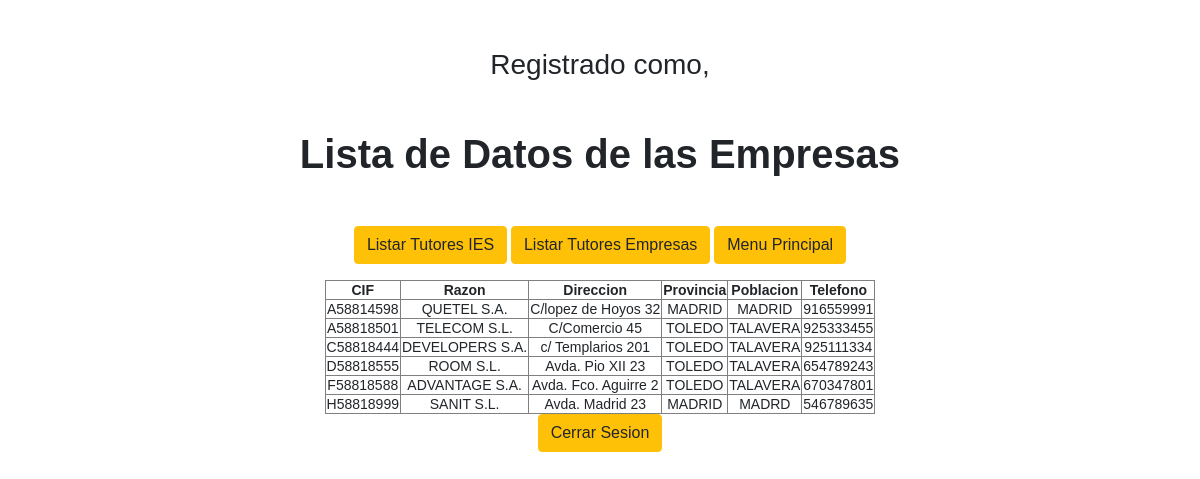
The page /fct/empresas.php (signed in) on the database its author committed.
### tables this page shows
CREATE TABLE `empresas` (
  `CIF` varchar(9) NOT NULL,
  `RAZON` varchar(20) NOT NULL,
  `TELEFONO` int(9) NOT NULL,
  `DIRECCION` varchar(40) NOT NULL,
  `POBLACION` varchar(40) NOT NULL,
  `PROVINCIA` varchar(20) NOT NULL
);

### fct/funciones/funcionesBD.php (called while the page is built, shortened)
<?php
function conexionBD()
{
    $servername = "localhost:3307";
    $username = "root";
    $password = "";
    $database = "fct";
    $conexion = mysqli_connect($servername, $username, $password, $database);
    if ($conexion->connect_error) {
        echo "Fallo al conectar con la BD";
        return null;
    } else
        return $conexion;
}
function listaEmpresas()
{
    $sql = "SELECT * FROM empresas";
    $con = conexionBD();
    if (!$con) {
        return null;
    } else {
        $con->set_charset("utf8");
        $resultado = $con->query($sql);
        if ($resultado != null) {
            return $resultado;
        } else {
            echo "No se ha ejecutado la consulta";
            $con->close();
        }
    }
}

### fct/empresas.php (the view, shortened to what this page needs)
<?php
include ("funciones/funcionesBD.php");
?>
<!DOCTYPE html>
<html lang="en">
<head>
    <link rel="stylesheet" href="https://stackpath.bootstrapcdn.com/bootstrap/4.5.2/css/bootstrap.min.css">
</head>
<body>
    <h3 class="my-5">Registrado como, <b><?php echo htmlspecialchars($_SESSION["username"]); ?></b></h3>
    <h1 class="my-5"><b>Lista de Datos de las Empresas</b></h1>
    <p>
        <a href="tutores.php" class="btn btn-warning">Listar Tutores IES</a>
        <a href="consultas.php" class="btn btn-warning">Listar Tutores Empresas</a>
        <a href="principal.php" class="btn btn-warning">Menu Principal</a>
    </p>
<?php
$lista = listaEmpresas();
if ($lista != null){
    echo "<table align=\"center\" border=1 cellspacing='4' cellpadding='1' >";
    echo "<tr>";
    echo "<tr><th>CIF</th><th>Razon</th><th>Direccion</th><th>Provincia</th><th>Poblacion</th><th>Telefono</th></tr>";
    $reg = $lista->fetch_assoc();
    while ($reg) {
        echo "<tr><td>$reg[CIF]</td><td>$reg[RAZON]</td><td>$reg[DIRECCION]</td><td>$reg[PROVINCIA]</td><td>$reg[POBLACION]</td><td>$reg[TELEFONO]</td></tr>";
        echo "</tr>";
        $reg = $lista->fetch_assoc();
    }
}
echo "</table>";
?>
</body>
<a href="logout.php" class="btn btn-warning">Cerrar Sesion</a>
</html>

### fct/empresas.php (style rules this page uses)
body { font: 14px sans-serif; text-align: center; }

### rows shown on the page
empresas: CIF "A58814598", RAZON "QUETEL S.A.", DIRECCION "C/lopez de Hoyos 32", PROVINCIA "MADRID", POBLACION "MADRID", TELEFONO "916559991"
empresas: CIF "A58818501", RAZON "TELECOM S.L.", DIRECCION "C/Comercio 45", PROVINCIA "TOLEDO", POBLACION "TALAVERA", TELEFONO "925333455"
empresas: CIF "C58818444", RAZON "DEVELOPERS S.A.", DIRECCION "c/ Templarios 201", PROVINCIA "TOLEDO", POBLACION "TALAVERA", TELEFONO "925111334"
empresas: CIF "D58818555", RAZON "ROOM S.L.", DIRECCION "Avda. Pio XII 23", PROVINCIA "TOLEDO", POBLACION "TALAVERA", TELEFONO "654789243"
empresas: CIF "F58818588", RAZON "ADVANTAGE S.A.", DIRECCION "Avda. Fco. Aguirre 2", PROVINCIA "TOLEDO", POBLACION "TALAVERA", TELEFONO "670347801"
empresas: CIF "H58818999", RAZON "SANIT S.L.", DIRECCION "Avda. Madrid 23", PROVINCIA "MADRID", POBLACION "MADRD", TELEFONO "546789635"
